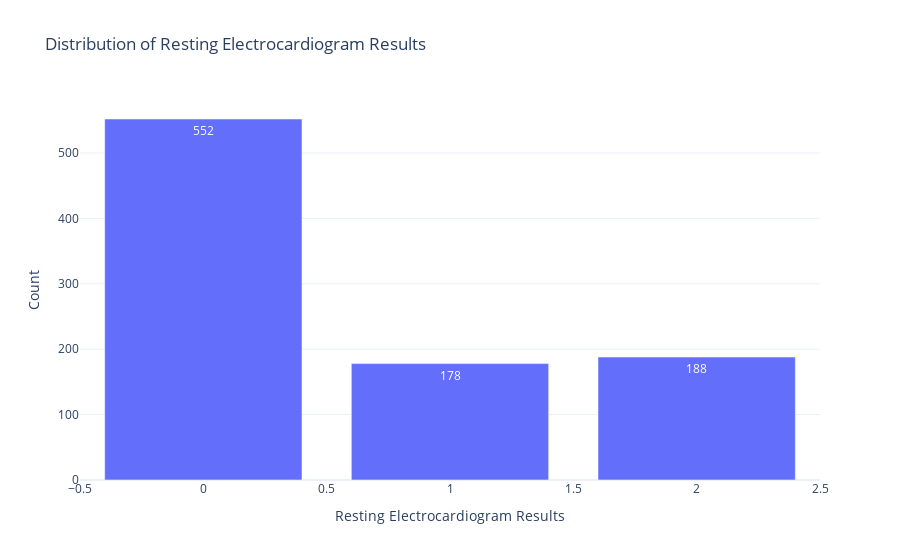

Notebook cell for this chart:
### Code cell
resting_ecg_counts = data['resting ecg'].value_counts().reset_index()
resting_ecg_counts.columns = ['Resting ECG Results', 'Count']

# Create the bar plot using Plotly Express
fig = px.bar(resting_ecg_counts, x='Resting ECG Results', y='Count', 
             title='Distribution of Resting Electrocardiogram Results',
             labels={'Resting ECG Results': 'Resting Electrocardiogram Results', 'Count': 'Count'},
             text='Count')

# Customize layout
fig.update_layout(
    xaxis_title='Resting Electrocardiogram Results',
    yaxis_title='Count',
    template='plotly_white'  # Apply the white theme
)

# Show the plot
fig.show()

### Figure 1 — Plotly figure (JSON) as saved in the notebook; plotly's stock layout.template omitted (floating-point values rounded to 4 significant figures)
{"data": [{"alignmentgroup": "True", "hovertemplate": "Resting Electrocardiogram Results=%{x}<br>Count=%{text}<extra></extra>", "legendgroup": "", "marker": {"color": "#636efa", "pattern": {"shape": ""}}, "name": "", "offsetgroup": "", "orientation": "v", "showlegend": false, "text": [552, 188, 178], "textposition": "auto", "type": "bar", "x": [0, 2, 1], "xaxis": "x", "y": [552, 188, 178], "yaxis": "y"}], "layout": {"barmode": "relative", "legend": {"tracegroupgap": 0}, "title": {"text": "Distribution of Resting Electrocardiogram Results"}, "xaxis": {"anchor": "y", "domain": [0, 1], "title": {"text": "Resting Electrocardiogram Results"}}, "yaxis": {"anchor": "x", "domain": [0, 1], "title": {"text": "Count"}}}}
